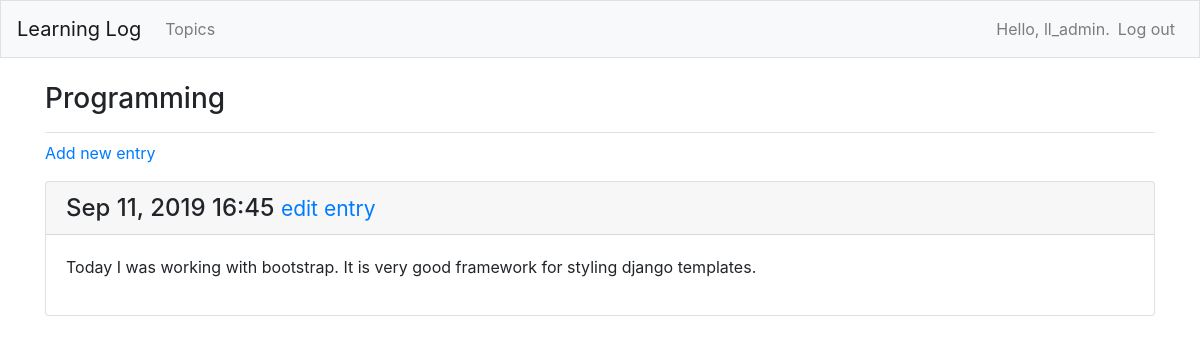
The page /topics/3/ (signed in) on the database its author committed.
### learning_logs/models.py (models this page shows, shortened)
class Topic(models.Model):
    text = models.CharField(max_length=200)
    date_added = models.DateTimeField(auto_now_add=True)
    owner = models.ForeignKey(User, on_delete=models.CASCADE)
    def __str__(self):
        return self.text

class Entry(models.Model):
    topic = models.ForeignKey(Topic, on_delete=models.CASCADE)
    text = models.TextField()
    date_added = models.DateTimeField(auto_now_add=True)
    class Meta:
        verbose_name_plural = 'entries'

### learning_logs/views.py (the view)
# urls.py: path('topics/<int:topic_id>/', views.topic, name='topic'),
@login_required
def topic(request, topic_id):
    topic = Topic.objects.get(id=topic_id)
    if topic.owner != request.user:
        raise Http404
    entries = topic.entry_set.order_by('-date_added')
    context = {'topic' : topic, 'entries' : entries}
    return render(request, 'learning_logs/topic.html', context)

### learning_logs/templates/learning_logs/topic.html
{% extends 'learning_logs/base.html' %}
{% block page_header %}
  <h3>{{ topic }}</3>
{% endblock page_header %}
{% block content %}
  <p>
    <a href="{% url 'learning_logs:new_entry' topic.id %}">Add new entry</a>
  </p>
  {% for entry in entries %}
    <div class="card mb-3">
      <h4 class="card-header">
        {{ entry.date_added|date:'M d, Y H:i'}}
        <small><a href="{% url 'learning_logs:edit_entry' entry.id %}">
            edit entry</a></small>
      </h4>
      <div class="card-body"
        {{ entry.text|linebreaks }}
      </div>
    </div>
  {% empty %}
    <p>There are no entries to this topic yet.</p>
  {% endfor %}
{% endblock content %}

### learning_logs/templates/learning_logs/base.html (shortened to what this page needs)
{% load bootstrap4 %}
<!doctype html>
<html lang="en">
<head>
  {% bootstrap_css %}
</head>
<body>
  <nav class="navbar navbar-expand-md navbar-light bg-light mb-4 border">
    <a class="navbar-brand" href="{% url 'learning_logs:index'%}">
        Learning Log</a>
    <div class="collapse navbar-collapse" id="navbarCollapse">
      <ul class="navbar-nav mr-auto">
        <li class="nav-item">
          <a class="nav-link" href="{% url 'learning_logs:topics'%}">
              Topics</a></li>
      </ul>
      <ul class="navbar-nav ml-auto">
        {% if user.is_authenticated %}
          <li class="nav-item">
            <span class="navbar-text"}">Hello, {{ user.username }}.</span>
          </li>
          <li class="nav-item">
            <a class="nav-link" href="{% url 'users:logout' %}">Log out</a>
          </li>
        {% else %}
          <li class="nav-item">
            <a class="nav-link" href="{% url 'users:register' %}">Register</a>
          </li>
          <li class="nav-item">
           <a class="nav-link" href="{% url 'users:login' %}">Log in</a></li>
        {% endif %}
      </ul>
    </div>
  </nav>
  <main role="main" class="container">
    <div class="pb-2 mb-2 border-bottom">
      {% block page_header %}{% endblock page_header %}
    </div>
    <div>
      {% block content %}{% endblock content %}
    </div>
  </main>
</body>
</html>

### rows shown on the page
Topic: text "Programming"
Entry: date_added "Sep 11, 2019 16:45", text "Today I was working with bootstrap. It is very good framework for styling django templates."

### other values the page prints
{{ user.username }} "ll_admin"
